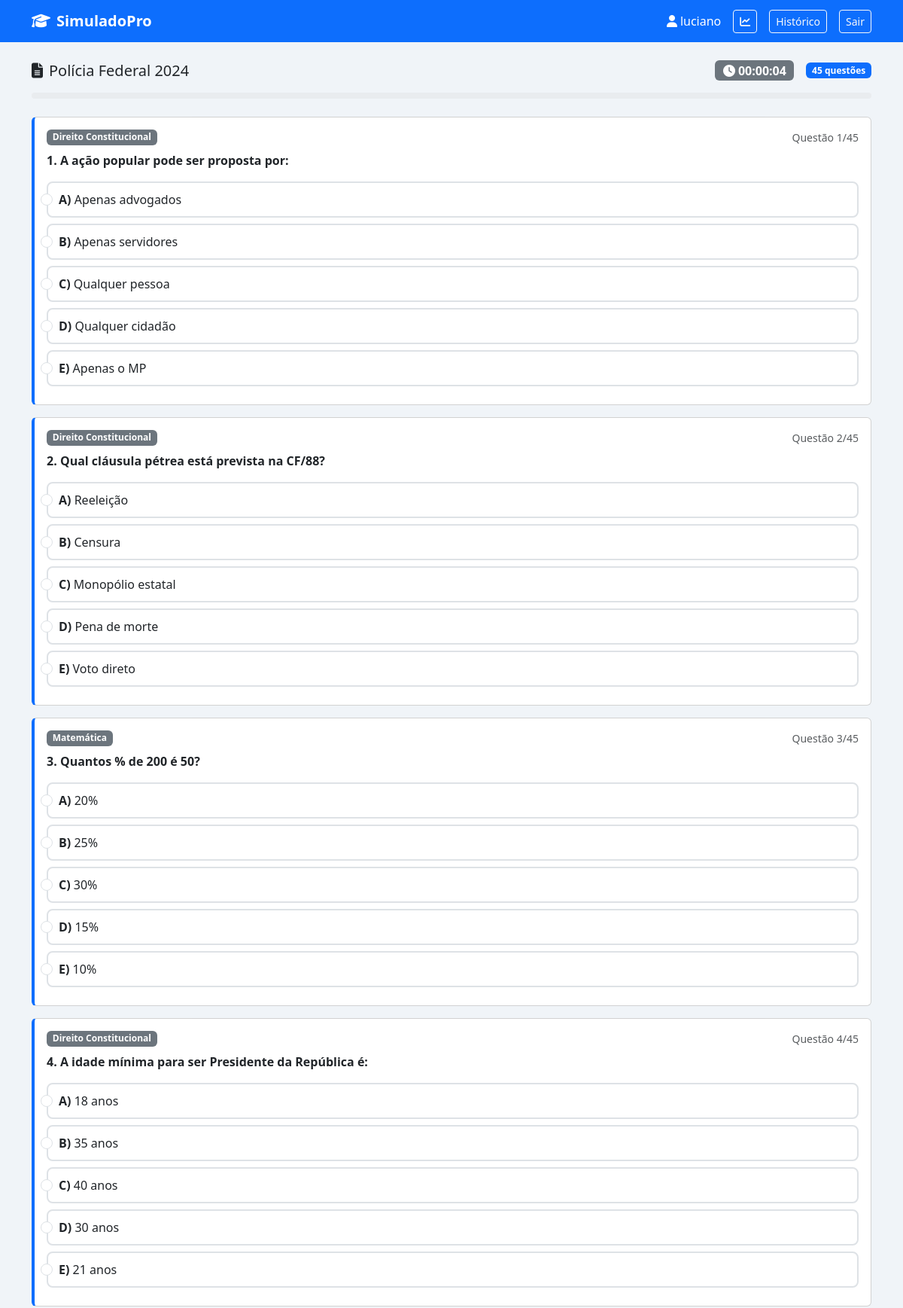
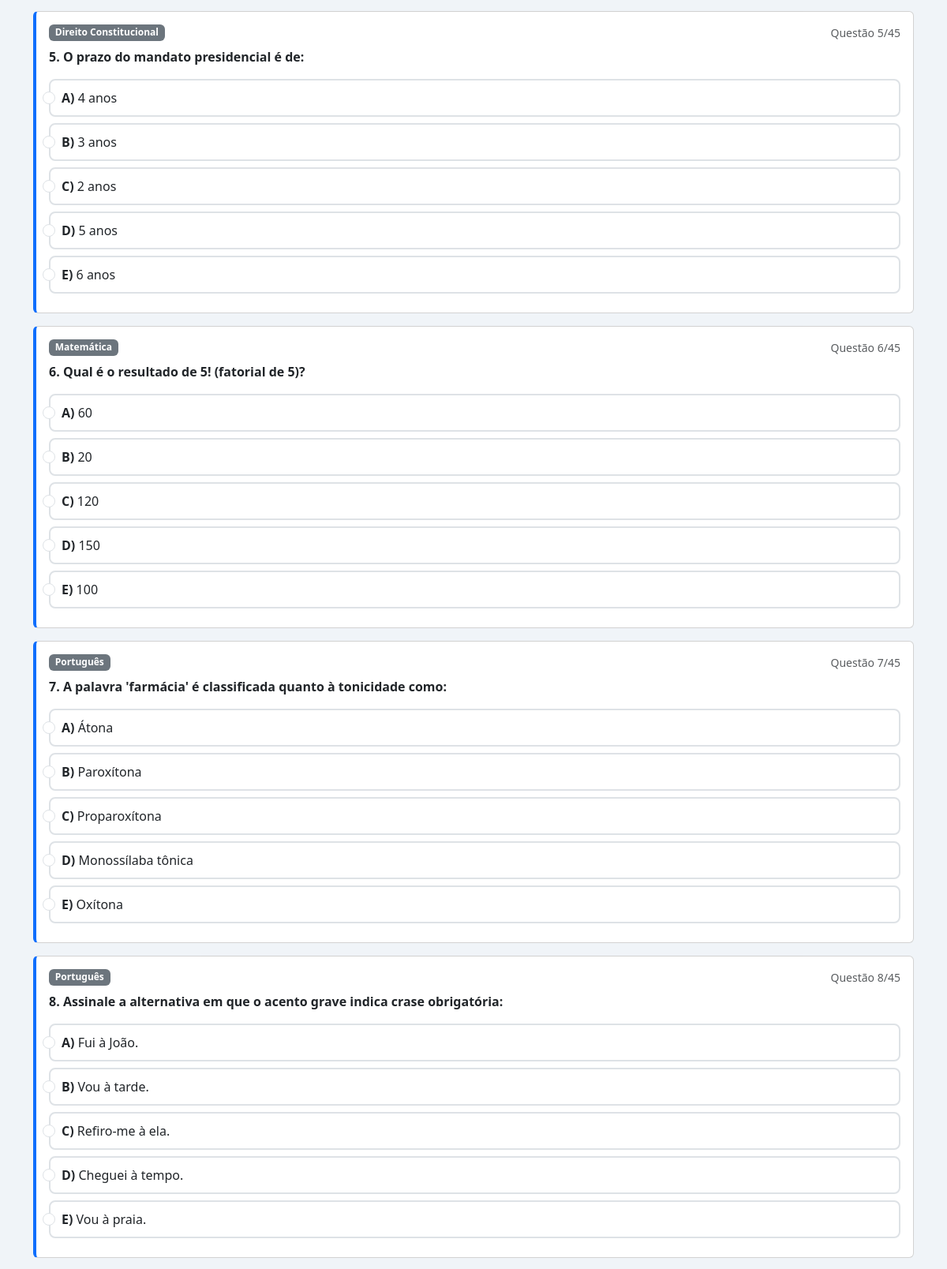
Screenshot of /simulado/1 (signed in, upper part) with the database file from the repository (2 pictures, top to bottom).
### app.py (models this page shows)
class Concurso(db.Model):
    id = db.Column(db.Integer, primary_key=True)
    nome = db.Column(db.String(150), nullable=False)
    orgao = db.Column(db.String(150))
    banca_id = db.Column(db.Integer, db.ForeignKey('banca.id'))
    banca = db.relationship('Banca', backref='concursos')

class Materia(db.Model):
    id = db.Column(db.Integer, primary_key=True)
    nome = db.Column(db.String(100), nullable=False)
    concurso_id = db.Column(db.Integer, db.ForeignKey('concurso.id'))
    concurso = db.relationship('Concurso', backref='materias')

class Questao(db.Model):
    id = db.Column(db.Integer, primary_key=True)
    enunciado = db.Column(db.Text, nullable=False)
    alternativa_a = db.Column(db.Text, nullable=False)
    alternativa_b = db.Column(db.Text, nullable=False)
    alternativa_c = db.Column(db.Text, nullable=False)
    alternativa_d = db.Column(db.Text, nullable=False)
    alternativa_e = db.Column(db.Text, nullable=False)
    resposta_correta = db.Column(db.String(1), nullable=False)
    materia_id = db.Column(db.Integer, db.ForeignKey('materia.id'))
    materia = db.relationship('Materia', backref='questoes')

### app.py (the view)
@app.route('/simulado/<int:concurso_id>')
@login_required
def simulado(concurso_id):
    concurso = Concurso.query.get_or_404(concurso_id)
    questoes_simulado = []
    for materia in Materia.query.filter_by(concurso_id=concurso_id).all():
        qs = Questao.query.filter_by(materia_id=materia.id).all()
        for q in random.sample(qs, min(15, len(qs))):
            questoes_simulado.append({
                'id': q.id, 'enunciado': q.enunciado, 'materia': materia.nome,
                'materia_id': materia.id,
                'alternativas': {'A': q.alternativa_a, 'B': q.alternativa_b,
                                 'C': q.alternativa_c, 'D': q.alternativa_d, 'E': q.alternativa_e}
            })
    random.shuffle(questoes_simulado)
    session['questoes_simulado'] = questoes_simulado
    session['concurso_id'] = concurso_id
    return render_template('simulado.html', concurso=concurso,
                           questoes=questoes_simulado, total=len(questoes_simulado))

### app.py (called while the page is built)
def login_required(f):
    @wraps(f)
    def decorated(*args, **kwargs):
        if 'usuario_id' not in session:
            return redirect(url_for('login'))
        return f(*args, **kwargs)
    return decorated

### templates/simulado.html (shortened to what this page needs)
{% extends "base.html" %}
{% block content %}
<div class="d-flex justify-content-between align-items-center mb-3 flex-wrap gap-2">
  <h5 class="mb-0"><i class="fas fa-file-alt me-2"></i>{{ concurso.nome }}</h5>
  <div class="d-flex align-items-center gap-3">
    <span class="badge bg-secondary fs-6"><i class="fas fa-clock me-1"></i><span id="timer">00:00:00</span></span>
    <span class="badge bg-primary">{{ total }} questões</span>
  </div>
</div>
<div class="progress mb-4" style="height:8px">
</div>
<form id="formSimulado">
  {% for q in questoes %}
  <div class="card mb-3 questao-card" id="q{{ loop.index }}">
    <div class="card-body">
      <div class="d-flex justify-content-between mb-2">
        <span class="badge bg-secondary">{{ q.materia }}</span>
        <span class="text-muted small">Questão {{ loop.index }}/{{ total }}</span>
      </div>
      <p class="fw-semibold">{{ loop.index }}. {{ q.enunciado }}</p>
      {% for letra, texto in q.alternativas.items() %}
      <div class="form-check alternativa-item" onclick="selecionarAlternativa(this, '{{ q.id }}', '{{ letra }}')">
        <input class="form-check-input" type="radio" name="q{{ q.id }}" value="{{ letra }}" id="q{{ q.id }}{{ letra }}">
        <label class="form-check-label w-100" for="q{{ q.id }}{{ letra }}">
          <strong>{{ letra }})</strong> {{ texto }}
        </label>
      </div>
      {% endfor %}
    </div>
  </div>
  {% endfor %}
</form>
{% endblock %}

### templates/base.html (shortened to what this page needs)
<!DOCTYPE html>
<html lang="pt-BR">
<head>
<link href="https://cdn.jsdelivr.net/npm/bootstrap@5.3.0/dist/css/bootstrap.min.css" rel="stylesheet">
<link href="https://cdnjs.cloudflare.com/ajax/libs/font-awesome/6.4.0/css/all.min.css" rel="stylesheet">
<link href="{{ url_for('static', filename='css/style.css') }}" rel="stylesheet">
</head>
<body>
{% if session.usuario_id %}
<nav class="navbar navbar-dark bg-primary">
  <div class="container">
    <a class="navbar-brand fw-bold"><i class="fas fa-graduation-cap me-2"></i>SimuladoPro</a>
    <div class="d-flex align-items-center gap-3">
      <span class="text-white"><i class="fas fa-user me-1"></i>{{ session.usuario_nome }}</span>
      <a href="{{ url_for('relatorio_admin') }}" class="btn btn-outline-light btn-sm" title="Relatório">
        <i class="fas fa-chart-line"></i>
      </a>
      <a href="{{ url_for('historico') }}" class="btn btn-outline-light btn-sm">Histórico</a>
      <a href="{{ url_for('logout') }}" class="btn btn-outline-light btn-sm">Sair</a>
    </div>
  </div>
</nav>
{% endif %}
<div class="{% if not session.usuario_id %}auth-wrapper{% else %}container mt-4{% endif %}">
  {% block content %}{% endblock %}
</div>
</body>
</html>

### static/css/style.css (style rules this page uses)
body { background: #f0f4f8; }
.alternativa-item { border: 2px solid #dee2e6; border-radius: 8px; padding: 10px 14px; margin-bottom: 8px; cursor: pointer; transition: all .15s; }
.questao-card { border-left: 4px solid #0d6efd; }

### rows the page displays
Concurso: nome "Polícia Federal 2024"
Materia: materia "Direito Constitucional" "Direito Constitucional" "Direito Constitucional" "Direito Constitucional"
Questao: enunciado "A ação popular pode ser proposta por:", letra "A", alternativa_a "Apenas advogados", letra "B", alternativa_b "Apenas servidores", letra "C", alternativa_c "Qualquer pessoa", resposta_correta "D", alternativa_d "Qualquer cidadão", letra "E", alternativa_e "Apenas o MP"
Questao: enunciado "Qual cláusula pétrea está prevista na CF/88?", letra "A", alternativa_a "Reeleição", letra "B", alternativa_b "Censura", letra "C", alternativa_c "Monopólio estatal", letra "D", alternativa_d "Pena de morte", resposta_correta "E", alternativa_e "Voto direto"
Materia: materia "Matemática" "Matemática"
Questao: enunciado "Quantos % de 200 é 50?", letra "A", alternativa_a "20%", resposta_correta "B", alternativa_b "25%", letra "C", alternativa_c "30%", letra "D", alternativa_d "15%", letra "E", alternativa_e "10%"
Questao: enunciado "A idade mínima para ser Presidente da República é:", letra "A", alternativa_a "18 anos", resposta_correta "B", alternativa_b "35 anos", letra "C", alternativa_c "40 anos", letra "D", alternativa_d "30 anos", letra "E", alternativa_e "21 anos"
Questao: enunciado "O prazo do mandato presidencial é de:", resposta_correta "A", alternativa_a "4 anos", letra "B", alternativa_b "3 anos", letra "C", alternativa_c "2 anos", letra "D", alternativa_d "5 anos", letra "E", alternativa_e "6 anos"
Questao: enunciado "Qual é o resultado de 5! (fatorial de 5)?", letra "A", alternativa_a "60", letra "B", alternativa_b "20", resposta_correta "C", alternativa_c "120", letra "D", alternativa_d "150", letra "E", alternativa_e "100"
Materia: materia "Português" "Português"
Questao: enunciado "A palavra 'farmácia' é classificada quanto à tonicidade como:", letra "A", alternativa_a "Átona", letra "B", alternativa_b "Paroxítona", resposta_correta "C", alternativa_c "Proparoxítona", letra "D", alternativa_d "Monossílaba tônica", letra "E", alternativa_e "Oxítona"
Questao: enunciado "Assinale a alternativa em que o acento grave indica crase obrigatória:", letra "A", alternativa_a "Fui à João.", letra "B", alternativa_b "Vou à tarde.", letra "C", alternativa_c "Refiro-me à ela.", letra "D", alternativa_d "Cheguei à tempo.", resposta_correta "E", alternativa_e "Vou à praia."

### other values shown
{{ session.usuario_nome }} "luciano"
{{ total }} "45"
{{ total }} "45" "45" "45" "45" "45" "45" "45" "45"
